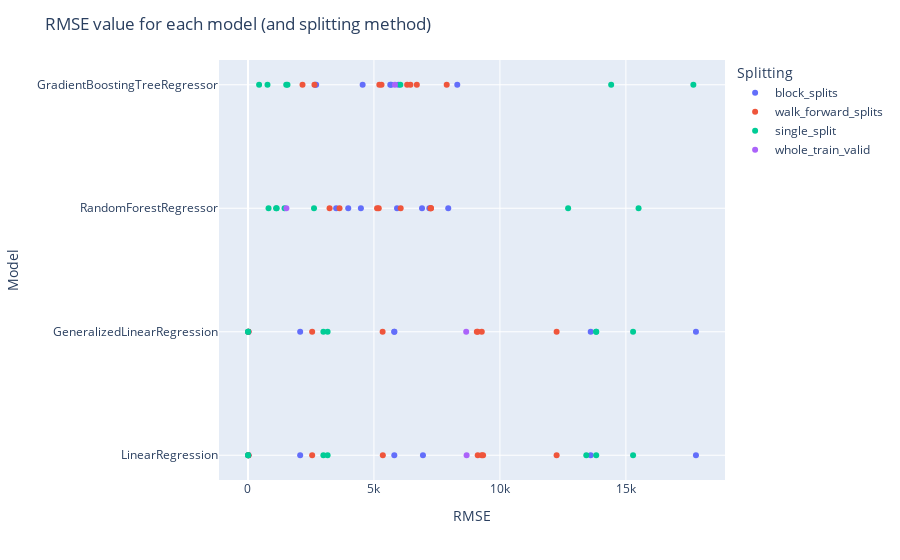

Notebook cell for this chart:
### Code cell
adv_scatter_plot(final_results, "RMSE", "Model", "Splitting", "RMSE value for each model (and splitting method)")

### Figure 1 — Plotly figure (JSON) as saved in the notebook; plotly's stock layout.template omitted (floating-point values rounded to 4 significant figures)
{"data": [{"hovertemplate": "Splitting=block_splits<br>RMSE=%{x}<br>Model=%{y}<extra></extra>", "legendgroup": "block_splits", "marker": {"color": "#636efa", "symbol": "circle"}, "mode": "markers", "name": "block_splits", "orientation": "h", "showlegend": true, "type": "scatter", "x": [17.96, 10.66, 17780.0, 2072.0, 5808.0, 13600.0, 6946.0, 17.96, 10.66, 17780.0, 2072.0, 5808.0, 13600.0, 5808.0, 3979.0, 3501.0, 5916.0, 4483.0, 7199.0, 7949.0, 6909.0, 2669.0, 2706.0, 5973.0, 4552.0, 5649.0, 8308.0, 5685.0], "xaxis": "x", "y": ["LinearRegression", "LinearRegression", "LinearRegression", "LinearRegression", "LinearRegression", "LinearRegression", "LinearRegression", "GeneralizedLinearRegression", "GeneralizedLinearRegression", "GeneralizedLinearRegression", "GeneralizedLinearRegression", "GeneralizedLinearRegression", "GeneralizedLinearRegression", "GeneralizedLinearRegression", "RandomForestRegressor", "RandomForestRegressor", "RandomForestRegressor", "RandomForestRegressor", "RandomForestRegressor", "RandomForestRegressor", "RandomForestRegressor", "GradientBoostingTreeRegressor", "GradientBoostingTreeRegressor", "GradientBoostingTreeRegressor", "GradientBoostingTreeRegressor", "GradientBoostingTreeRegressor", "GradientBoostingTreeRegressor", "GradientBoostingTreeRegressor"], "yaxis": "y"}, {"hovertemplate": "Splitting=walk_forward_splits<br>RMSE=%{x}<br>Model=%{y}<extra></extra>", "legendgroup": "walk_forward_splits", "marker": {"color": "#EF553B", "symbol": "circle"}, "mode": "markers", "name": "walk_forward_splits", "orientation": "h", "showlegend": true, "type": "scatter", "x": [22.96, 11.14, 12250.0, 2548.0, 9120.0, 9280.0, 9332.0, 22.96, 11.14, 12250.0, 2548.0, 9120.0, 9280.0, 9084.0, 3634.0, 3240.0, 6060.0, 5191.0, 7260.0, 7265.0, 7246.0, 2639.0, 2165.0, 6449.0, 5301.0, 6317.0, 7888.0, 6703.0, 5353.0, 5344.0, 5124.0, 5214.0], "xaxis": "x", "y": ["LinearRegression", "LinearRegression", "LinearRegression", "LinearRegression", "LinearRegression", "LinearRegression", "LinearRegression", "GeneralizedLinearRegression", "GeneralizedLinearRegression", "GeneralizedLinearRegression", "GeneralizedLinearRegression", "GeneralizedLinearRegression", "GeneralizedLinearRegression", "GeneralizedLinearRegression", "RandomForestRegressor", "RandomForestRegressor", "RandomForestRegressor", "RandomForestRegressor", "RandomForestRegressor", "RandomForestRegressor", "RandomForestRegressor", "GradientBoostingTreeRegressor", "GradientBoostingTreeRegressor", "GradientBoostingTreeRegressor", "GradientBoostingTreeRegressor", "GradientBoostingTreeRegressor", "GradientBoostingTreeRegressor", "GradientBoostingTreeRegressor", "LinearRegression", "GeneralizedLinearRegression", "RandomForestRegressor", "GradientBoostingTreeRegressor"], "yaxis": "y"}, {"hovertemplate": "Splitting=single_split<br>RMSE=%{x}<br>Model=%{y}<extra></extra>", "legendgroup": "single_split", "marker": {"color": "#00cc96", "symbol": "circle"}, "mode": "markers", "name": "single_split", "orientation": "h", "showlegend": true, "type": "scatter", "x": [3.302, 6.209, 2993.0, 3161.0, 13820.0, 15290.0, 13430.0, 3.302, 6.209, 2993.0, 3161.0, 13820.0, 15290.0, 13820.0, 1452.0, 816.7, 1117.0, 2621.0, 12710.0, 1139.0, 15500.0, 774.9, 441.8, 1519.0, 6049.0, 17680.0, 1569.0, 14420.0], "xaxis": "x", "y": ["LinearRegression", "LinearRegression", "LinearRegression", "LinearRegression", "LinearRegression", "LinearRegression", "LinearRegression", "GeneralizedLinearRegression", "GeneralizedLinearRegression", "GeneralizedLinearRegression", "GeneralizedLinearRegression", "GeneralizedLinearRegression", "GeneralizedLinearRegression", "GeneralizedLinearRegression", "RandomForestRegressor", "RandomForestRegressor", "RandomForestRegressor", "RandomForestRegressor", "RandomForestRegressor", "RandomForestRegressor", "RandomForestRegressor", "GradientBoostingTreeRegressor", "GradientBoostingTreeRegressor", "GradientBoostingTreeRegressor", "GradientBoostingTreeRegressor", "GradientBoostingTreeRegressor", "GradientBoostingTreeRegressor", "GradientBoostingTreeRegressor"], "yaxis": "y"}, {"hovertemplate": "Splitting=whole_train_valid<br>RMSE=%{x}<br>Model=%{y}<extra></extra>", "legendgroup": "whole_train_valid", "marker": {"color": "#ab63fa", "symbol": "circle"}, "mode": "markers", "name": "whole_train_valid", "orientation": "h", "showlegend": true, "type": "scatter", "x": [8678.0, 8662.0, 1525.0, 5832.0], "xaxis": "x", "y": ["LinearRegression", "GeneralizedLinearRegression", "RandomForestRegressor", "GradientBoostingTreeRegressor"], "yaxis": "y"}], "layout": {"legend": {"title": {"text": "Splitting"}, "tracegroupgap": 0}, "margin": {"t": 60}, "title": {"text": "RMSE value for each model (and splitting method)"}, "xaxis": {"anchor": "y", "domain": [0, 1], "title": {"text": "RMSE"}}, "yaxis": {"anchor": "x", "domain": [0, 1], "title": {"text": "Model"}}}}
